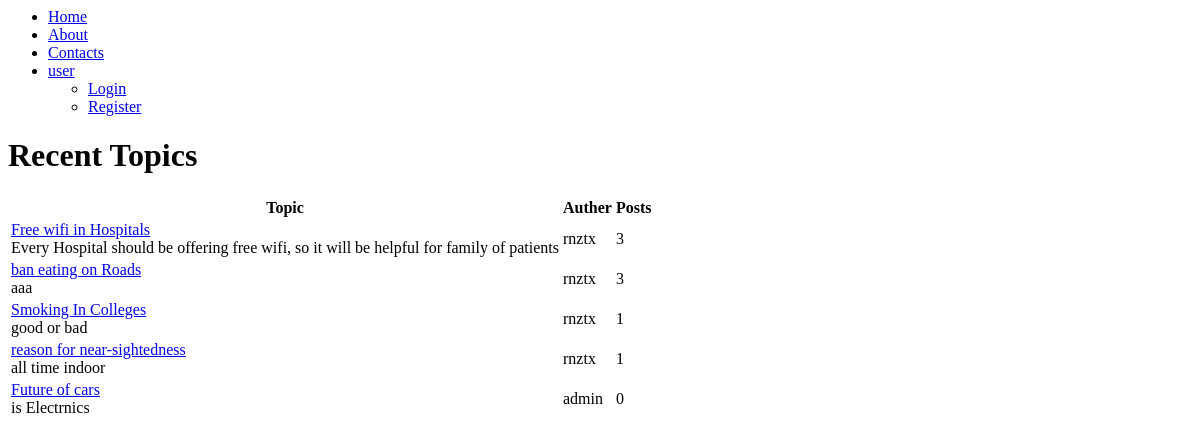
Page /topicList.php on the earlier database version.
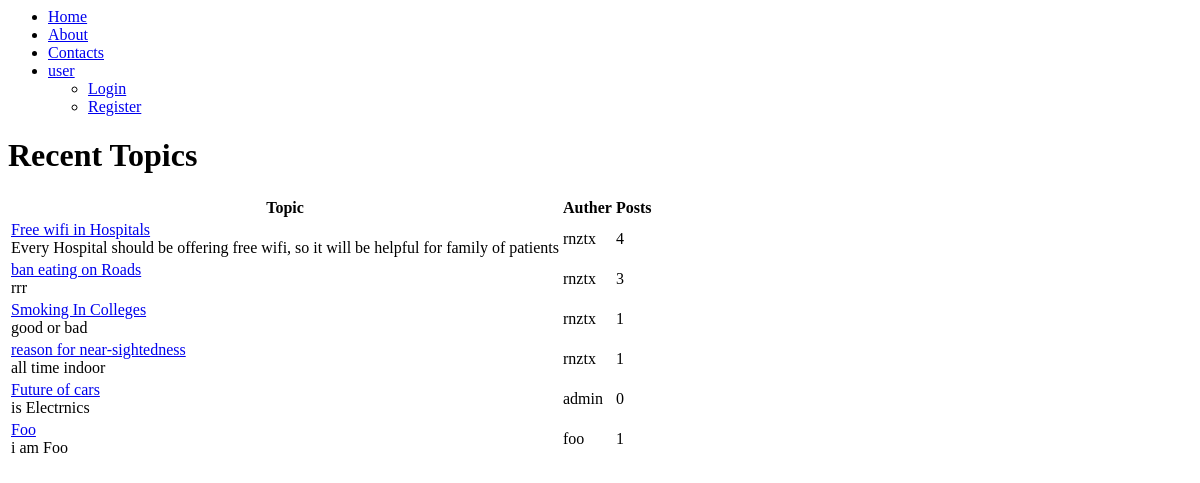
Same page on the later database version.
### tables this page shows
CREATE TABLE IF NOT EXISTS `topics` (
`topic_id` int(8) NOT NULL,
  `topic_title` varchar(255) NOT NULL,
  `topic_description` varchar(255) NOT NULL,
  `category_id` int(8) NOT NULL,
  `topic_auther` varchar(30) NOT NULL
);

### include/core.php (the view, shortened to what this page needs)
<?php
    function dbConnect(){
        $host = "localhost";
        $username = "root";
        $password = "precious";
        $database = "forum";
        $conn = new mysqli($host, $username, $password, $database);
        if($conn->connect_error){
            die("</br> Connection Failed ".$conn->connect_error);
        }
        else{
            return $conn;
        }
    }
    function fetchList($myList,$listId,$headName){
        $sql_query = "";
        $conn = dbConnect();
        if($myList=="category" && $listId=="all"){
            $sql_query = "SELECT * FROM categories";
            $resultSet = $conn->query($sql_query);
            $cat_id = "";
            $count = "";
            $cat_name = "";
            $cat_description = "";
            if($resultSet->num_rows > 0){
                while($row = $resultSet->fetch_assoc()){
                    $cat_id = $row['cat_id'];
                    $cat_name = $row['cat_name'];
                    $cat_description = $row['cat_description'];
                    $count = getCount("topics",$cat_id);
                    echo "<tr>
                    <td><a href=\"topicList.php?cat_id=".$cat_id."&cat_name=".$cat_name."\">".$cat_name."</br>
                    <span class=\"desc\">".$cat_description."</span></td>
                    <td>".$count."</td>
                    <td class=\"icons\" >
                    <form method=\"post\" action=\"update.php\">
                            <input type=\"hidden\" name=\"id\" value=\"".$cat_id."\">
                            <input type=\"hidden\" name=\"name\" value=\"".$cat_name."\">
                            <input type=\"hidden\" name=\"description\" value=\"".$cat_description."\">
                            <input type=\"hidden\" name=\"type\" value=\"categories\">
                           <button type=\"submit\" class=\"fa fa-pencil fa-1g icons\" ></button>
                    </form>
                    </td>
                    </tr>";
                }
                $conn->close();
                return;
            }
        }
        elseif($myList=="topics"){
            $tableHeader = "<table class=\"tab\">
                           <tr><th class=\"one\">Topic</th><th class=\"two\">Auther</th><th class=\"three\">Posts</th></tr>";
            if($listId == "all"){
                $sql_query = "SELECT * FROM topics";
            }
            else{
                $sql_query = "SELECT * FROM `topics` WHERE category_id = '$listId'";
            }
            $resultSet = $conn->query($sql_query);
            echo $headName;
            echo $tableHeader;
            if($resultSet->num_rows > 0){
                    while($row = $resultSet->fetch_assoc()){
                        $topic_title =  $row['topic_title'];
                        $topic_description = $row['topic_description'];
                        $topic_auther =$row['topic_auther'];
                        $topic_id = $row['topic_id'];
                        $count = getCount("posts",$topic_id);
                        $topic_post_link = "<a href=\"posts.php?topic_id=".$topic_id."&topic_title=".$topic_title."\"><span>".$topic_title."</span></a>";
                        echo "<tr>
                        <td>".$topic_post_link."</br>
                        <span class=\"desc\">".$topic_description."</span></td>
                        <td>".$topic_auther."</td>
                        <td>".$count."</td>";
                        echo "</tr>";
                    }
            }
            return;
        }
    }
    function getCount($content, $parent_id){
        $sql_query = "";
        $count = 1;
        switch($content){
            case "posts":
                $table_name = "posts";
                $sql_query = "select count(*) as total from $table_name where topic_id = $parent_id";
            break;
        }
        $conn = dbConnect();
        $resultSet = $conn->query($sql_query);
        if($resultSet->num_rows > 0){
            while($row = $resultSet->fetch_assoc()){
                $count = $row['total'];
            }
            return $count;
        }
    }
?>

### topicList.php (shortened to what this page needs)
<?php
    include 'include/core.php';
    $myList = "topics";
    $listId = "all";
    $headName = "<h1>Recent Topics</h1>";
?>
<html>
    <head>
        <?php include 'menu.php';
        ?>
        <link rel="stylesheet" type="html/css" href="css/main.css" >
    </head>
    <body>
        <div class="box">
            <div class="content">
             <?php fetchList($myList,$listId,$headName);?>
             </table>
            </div>
        </div>
    </body>
</html>

### menu.php (shortened to what this page needs)
<html>
  <head>
    <link rel="stylesheet" type="html/css" href="css/menu.css" >
    <link rel="stylesheet" href="font-awesome/css/font-awesome.min.css">
  </head>
  <body>
   <div id="wrapper">
      <nav>
        <ul class="menu">
          <li><a href="index.php"><span>Home</span></a></li>
          <li><a href="#"><span>About</span></a></li>
          <li><a href="#"><span>Contacts</span></a></li>
          <li><a href="#">
          <span><?php
                  if(isset($_SESSION['user_name'])){
                    echo "hi, ".$_SESSION['user_name'];
                  }
                  else
                    echo "user";
                ?>
          </span></a>
            <ul class="sub-menu">
              <?php
                  if(!isset($_SESSION['user_name'])){
                    print("<li><a href=\"login.php\">Login</a></li>");
                    print("<li><a href=\"register.php\">Register</a></li>");
                  }
                  else{
                      if(isSuper()){
                        print("<li><a href=\"createCategory.php\">Create Category</a></li>");
                      }
                    print("<li><a href=\"logout.php\">Logout</a></li>");
                  }
              ?>
            </ul>
          </li>
        </ul>
      </nav>
    </div>
  </body>
</html>

Differences in the rows shown:
computed for topics "Free wifi in Hospitals": count "3" → "4"
changed topics "ban eating on Roads": topic_description "aaa" → "rrr"
added topics: topic_title "Foo", topic_description "i am Foo", topic_auther "foo", count "1"
